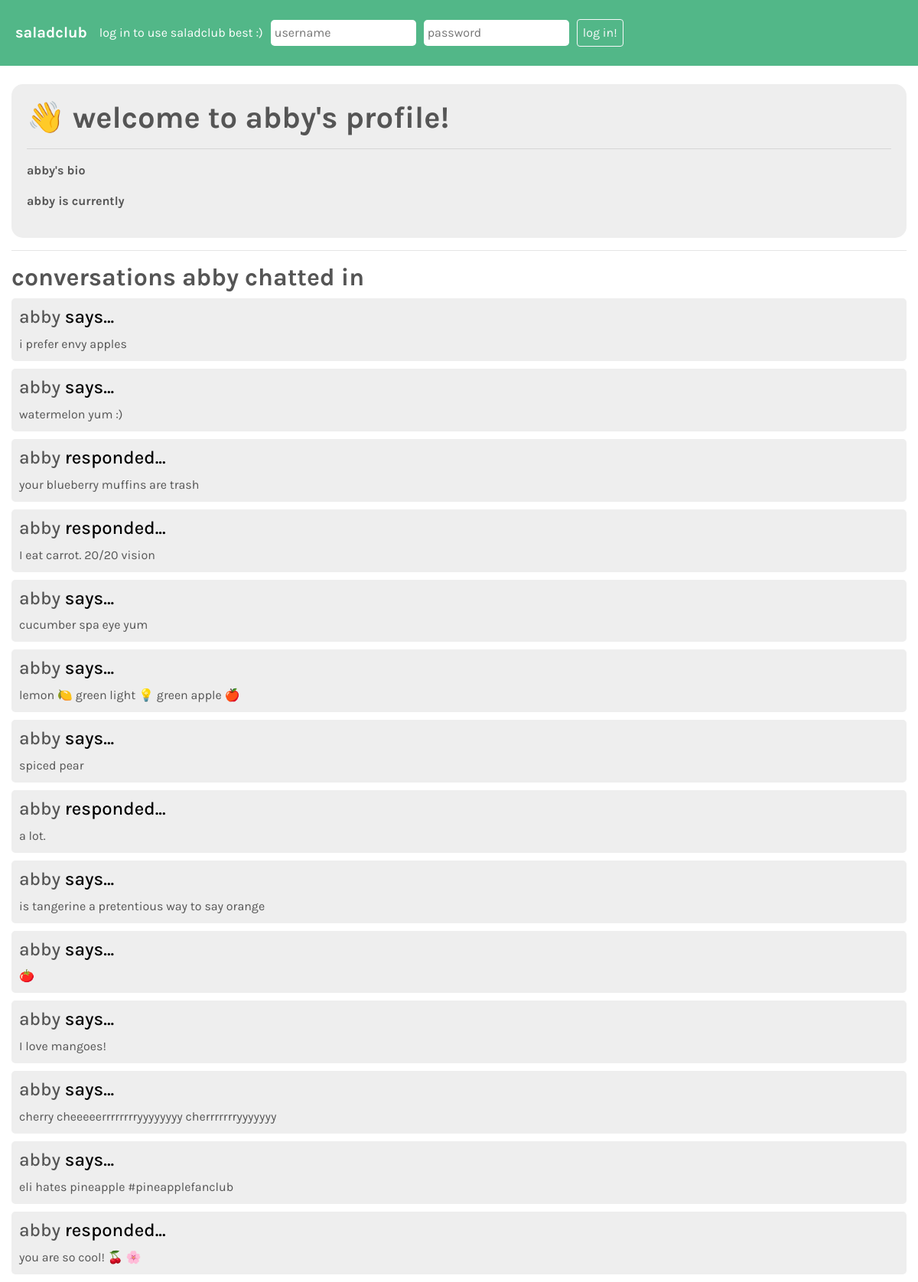
The app's page /user/abby/, older data.
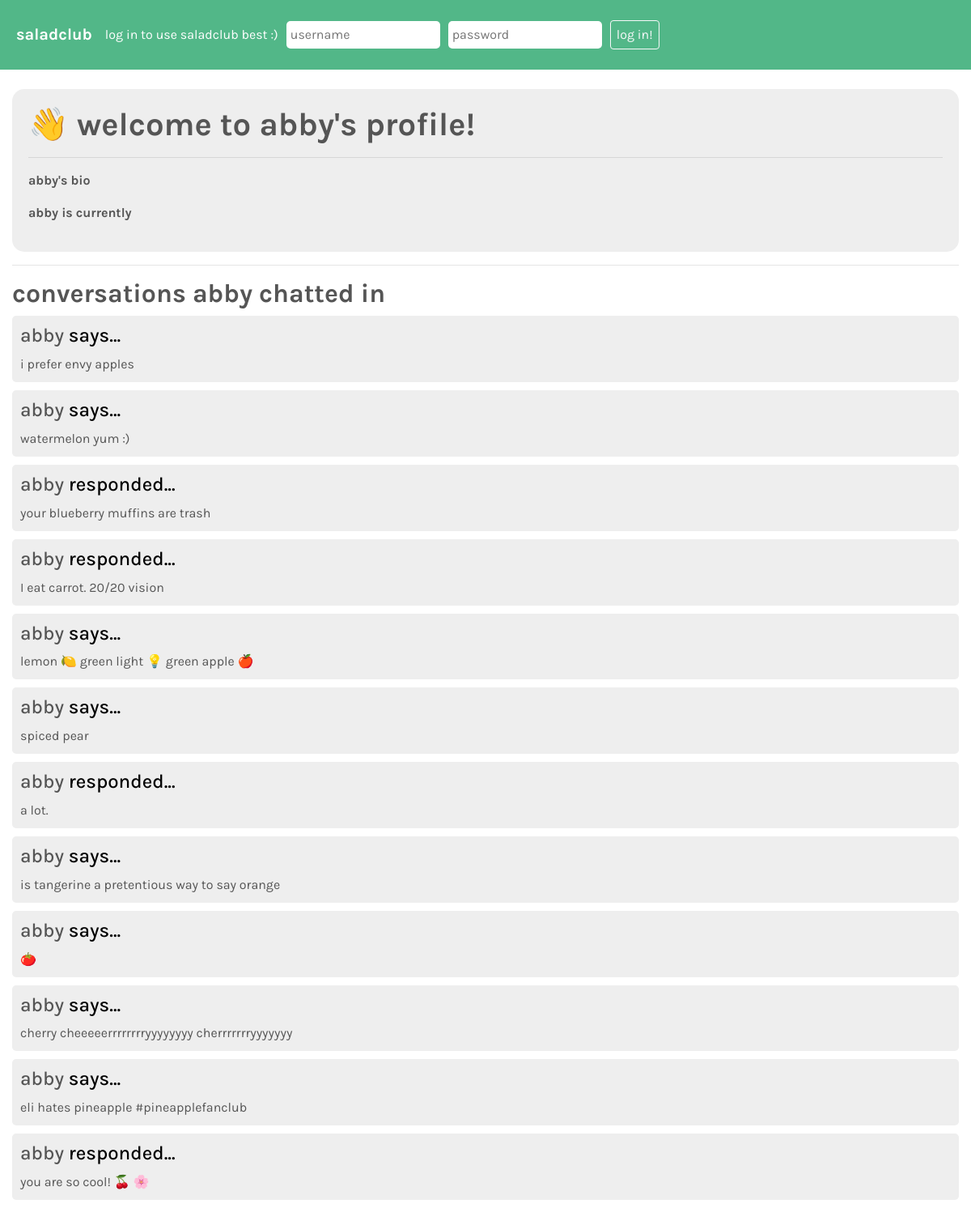
The same page, newer data.
### plants/models.py (models this page shows, shortened)
class Post(models.Model):
	post_content = models.CharField(max_length=1000) # in case there is a lot of explaining to do :)
	post_plant = models.ForeignKey(Plant, on_delete=models.CASCADE, null=True, blank=True, default=None) # when the plant is deleted (shouldn't happen), remove posts
	author = models.ForeignKey(User, on_delete=models.CASCADE) # had to add null possibility?
	pub_date = models.DateTimeField('date published')
	post_parent = models.ForeignKey('self', on_delete=models.CASCADE, null=True, blank=True, default=None) # post deletes if the parent post deletes
	likes = models.IntegerField(default=0) # like button for people who like the post
	helpful = models.IntegerField(default=0) # for people who think the most is helpful
	also_questioning = models.IntegerField(default=0) # a 'like' to indicate that other people have the same issue
	celebrating = models.IntegerField(default=0) # for people who want to cheer on the post author

### plants/views.py (the view, shortened to what this page needs)
# urls.py: path('user/<str:username>/', views.user.as_view(), name='userinfo'),
class user(View):
	def get(self, request, username):
		template = loader.get_template('user.html')
		form = AuthenticationForm()
		form.fields['username'].widget.attrs.update({
			'placeholder': 'username',
		})
		form.fields['password'].widget.attrs.update({
			'placeholder': 'password'
 		})
		try:
			userInfo = User.objects.filter(username=username)[0]
		except:
			template = loader.get_template('nouser.html')
			context = {
				'username': username, # not user object because it didn't exist :(
				'form': form
			}
			return HttpResponse(template.render(context, request))
		profile = Profile.objects.get(user=User.objects.get(username=username))
		template = loader.get_template('user.html')
		context = {
			'posts': Post.objects.filter(author=userInfo.id).order_by('id'),
			'username': userInfo.username,
			'profile': profile,
			'form': form
		}
		return HttpResponse(template.render(context, request))

### plants/templates/user.html (shortened to what this page needs)
<!DOCTYPE html>
<html>
	<head>
		<link rel="stylesheet" href="https://maxcdn.bootstrapcdn.com/bootstrap/4.0.0/css/bootstrap.min.css">
		{% load static %}
		<link rel="stylesheet" href="{% static '/plants/style.css' %}">
	</head>
	<body>
		<nav class="navbar navbar-expand-sm navbar-custom">
			<a class="navbar-brand" href="/"> saladclub </a>
			{% if user.is_authenticated %}
			<a class="nav-item" href="/user/{{ user.username }}"> welcome, {{ user.username }}! view your profile or </a>
			<form class="form-inline" action="/" method="POST">
				{% csrf_token %}
				<!-- This code was taken from Dr. J's repository, using a
				hidden input to log the user out. -->
				<input type="hidden" name="logout" value="logout"></input>
				<button id="logout" style="margin-left: 10px;" class="btn btn-outline-light" type="submit"> log out </button>
			</form>
			{% else %}
				<span class="navbar-text"> log in to use saladclub best :) </span>
				<form class="form-inline" action="/" method="POST">
					<span class="usernameinput"> {{ form.username }} </span>
					<span class="usernameinput"> {{ form.password }} </span>
					<button id="login" class="btn btn-outline-light" type="submit">log in!</button>
				</form>
			{% endif %}
		</nav>
		<br />
		<div class="container-fluid">
			<div class="postfocus" style="padding-bottom: 20px;">
				{% if user.is_authenticated and user.username == username %}
					<h1> &#128075; welcome to your profile, {{ username }}! </h1>
					<hr />
					<form method="POST" action="/user/{{ username }}/">
						{% csrf_token %}
						<p> <strong> {{ username }}'s bio </strong> what do you want people to know about you? </p>
						<textarea name="bio" style="width: 100%; height: 115px; border-radius: 15px; border: none; padding: 15px;" >{{ profile.bio }}</textarea>
						<hr />
						<p> <strong> {{ username }} is currently... </strong> what are you up to? </p>
						<input name="status" style="width: 100%; height: 50px; border-radius: 15px; border: none; padding: 15px;" value="{{ profile.status }}"> </input>
						<button class="btn btn-outline-dark" style="margin-top: 20px; width: 100%; font-family: 'Karla', sans-serif;" type="submit"> change your profile! </button>
					</form>
				{% else %}
					<h1> &#128075; welcome to {{ username }}'s profile! </h1>
					<hr />
					<p> <strong> {{ username }}'s bio </strong> {{ profile.bio }} </p>
					<p> <strong> {{ username }} is currently </strong> {{ profile.status }} </p>
				{% endif %}
			</div>
			<hr />
			<h2> conversations {{ username }} chatted in </h2>
			{% for post in posts %}
				{% if post.post_parent == None %}
					<li class="postli">
						<h4> <a href="/user/{{ post.author }}">{{ post.author }}</a> says... </h4>
						<a href="/post/{{ post.id }}/">{{ post.post_content }}</a>
					</li>
				{% else %}
					<li class="postli">
						<h4> <a href="/user/{{ post.author }}">{{ post.author }}</a> responded... </h4>
						<a href="/post/{{ post.id }}/">{{ post.post_content }}</a>
					</li>
				{% endif %}
			{% endfor %}
		</div>
	</body>
</html>

### plants/static/plants/style.css (style rules this page uses)
h1, h2, h4, p, a, navbar-brand { font-family: 'Karla', sans-serif; color: #555; }
h1, h2 { font-weight: 700; }
p { font-weight: 400; }
.navbar-custom { background-color: #52b788; padding: 20px; }
.navbar-text { font-family: 'Karla', sans-serif; color: white; margin-right: 10px; }
.navbar-brand { font-weight: 700; color: white; }
#login, #logout { font-family: 'Karla', sans-serif; padding-left: 7px; padding-right: 7px; padding-top: 5px; padding-bottom: 5px; margin-top: 5px; margin-bottom: 5px; }
.usernameinput input { border: none; border-radius: 5px; padding: 5px; font-family: 'Karla', sans-serif; margin-right: 10px; }
.postli { background-color: #eee; margin-bottom: 10px; padding: 10px; border-radius: 5px; list-style-type: none; }
.postli h4 { color: #000; }
.postfocus { background-color: #eee; padding: 20px; padding-bottom: 9px; border-radius: 15px; }

Row changes from the older to the newer data that the page shows:
removed Post: author "abby", post_content "cucumber spa eye yum"
removed Post: author "abby", post_content "I love mangoes!"
